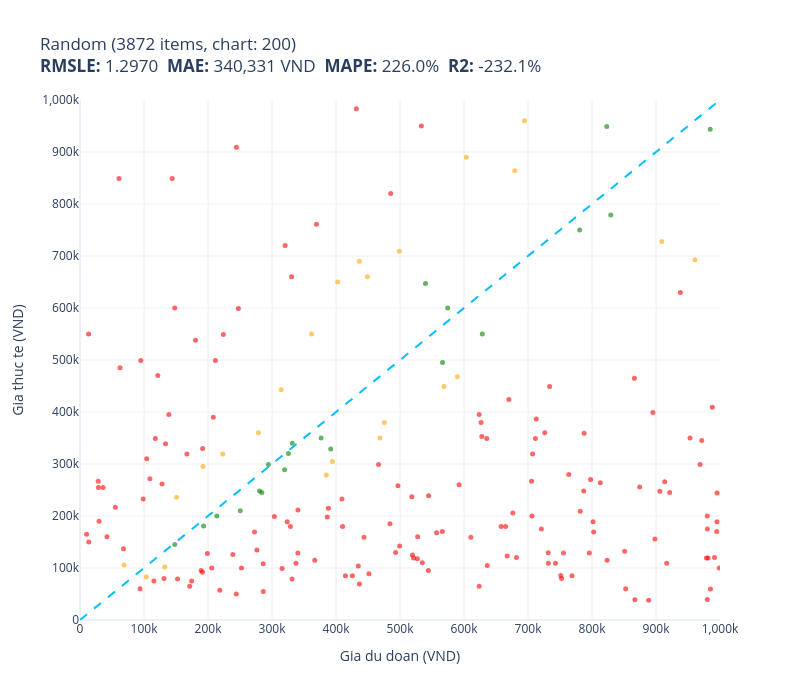
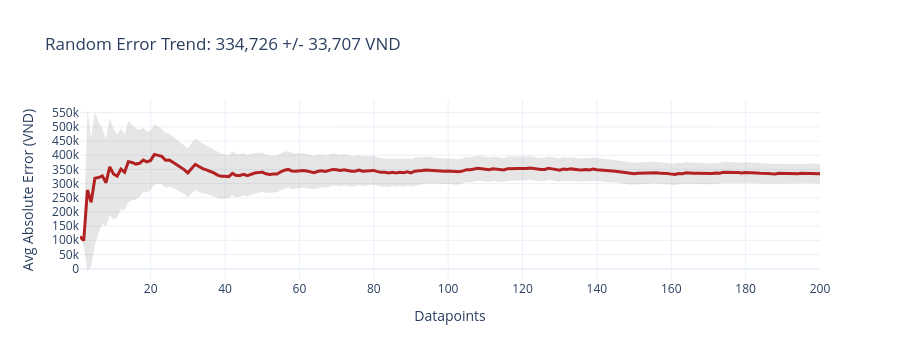
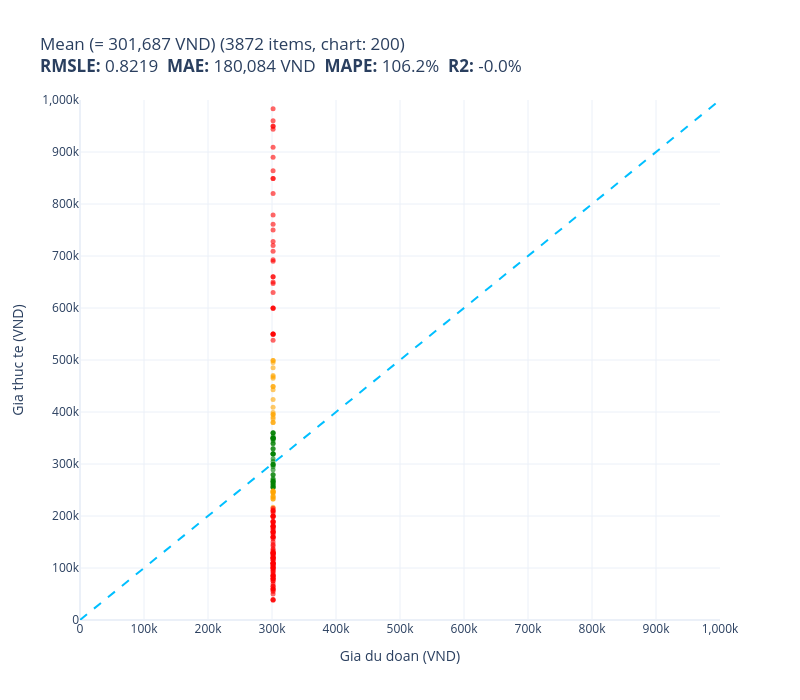
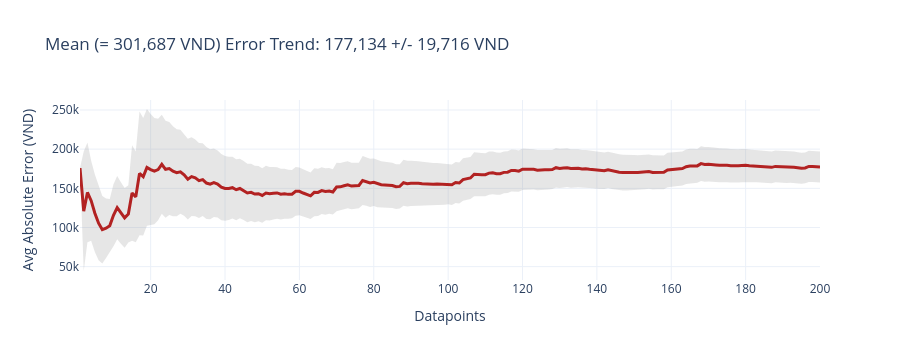

Here is the notebook cell these charts were saved with, in order:
### Markdown cell above
## 5. Tier 1 — Statistical Baselines

Không dùng text, không dùng ML — chỉ dựa vào thống kê phân phối giá train set.

| Model | Dự đoán | RMSLE thực tế | Nhận xét |
|-------|---------|--------------|----------|
| **Random** | Số ngẫu nhiên trong [4,900 – 1,000,000] | **1.2970** | Tệ nhưng không thảm họa — KHÔNG bao giờ predict 0 |
| **Mean** | 301,687 VND | **0.8219** | Cải thiện khi bỏ variance, nhưng MAPE 106% |
| **Median** | 229,000 VND | **0.7736** | Tốt nhất Tier 1 — robust với outlier |

> Chart: 200 điểm mẫu để quan sát. Metrics (RMSLE, MAE, MAPE, R2) tính trên toàn bộ 3,872 test items.

### Code cell
results = {}  # thu thập kết quả tất cả model

# --- Random ---
min_price, max_price = int(train_prices.min()), int(train_prices.max())
rng = np.random.default_rng(SEED)
pred_random = rng.integers(min_price, max_price + 1, size=len(test)).astype(float)
results["Random"] = plot_predictions(
    test_prices, pred_random,
    title="Random",
    names=test_names, plot_size=PLOT_SIZE,
)

# --- Mean ---
pred_mean = np.full(len(test), train_prices.mean())
results["Mean"] = plot_predictions(
    test_prices, pred_mean,
    title=f"Mean (= {train_prices.mean():,.0f} VND)",
    names=test_names, plot_size=PLOT_SIZE,
)

# --- Median ---
pred_median = np.full(len(test), np.median(train_prices))
results["Median"] = plot_predictions(
    test_prices, pred_median,
    title=f"Median (= {np.median(train_prices):,.0f} VND)",
    names=test_names, plot_size=PLOT_SIZE,
)

### Figure 1 — Plotly figure (JSON) as saved in the notebook; plotly's stock layout.template omitted (floating-point values rounded to 4 significant figures; data arrays with more than 128 entries replaced by an {"elided": "..."} marker saying what was removed)
{"data": [{"customdata": [["Combo Tiết Kiệm 5 Chai Xịt Chống Muỗi Và Côn Trùng Cho Trẻ Nhỏ Và Gia Đình Bảo Nhiên Chai 100ml - Chăm Sóc Và Bảo Vệ Làn Da Trẻ Nhỏ\nDu doan: 391,703 VND\nThuc te: 329,000 VND"], ["Balo Laptop Đẹp Đi Học Đi Làm Xbags Modern – Thiết Kế Gọn Nhẹ, Sang Trọng, Đựng Laptop 14 Inch, Nhiều Ngăn Tiện Dụng!\nDu doan: 294,392 VND\nThuc te: 299,000 VND"], ["Túi Canvas Nữ Thời Trang Hàn Quốc, Túi Vải Canvas Đeo Chéo Đơn Giản Siêu Xinh, Túi Tote Đeo Chéo Vải Canvas Đựng Đồ - OTV210 - Ope Store\nDu doan: 250,416 VND\nThuc te: 210,000 VND"], ["Gọng kính plastic hiệu Velocity VL91411 kích thước 50-19-145\nDu doan: 331,695 VND\nThuc te: 340,000 VND"], ["Sạc Tương Thích Cho Laptop MSI GL62M 7RC-201TW GP72 6QE-043JP PE70 6QD WE72 7RJ-1039 120w- Hàng Nhập Khẩu New Seal TEEMO PC X44\nDu doan: 574,508 VND\nThuc te: 600,000 VND"], ["Cặp đa năng laptop thời trang SUB 15\" inch cao cấp Tặng móc khóa nam siêu bền K2\nDu doan: 148,067 VND\nThuc te: 145,041 VND"], ["Bếp gas đôi mặt kính Sogo HOSUN NC-729GJ (HÀNG CHÍNH HÃNG)\nDu doan: 628,588 VND\nThuc te: 550,000 VND"], ["Bàn Phím dùng cho Laptop Asus Zenbook UX360 UX360C UX360U - Hàng Nhập Khẩu New Seal\nDu doan: 984,725 VND\nThuc te: 943,920 VND"], ["Bao da cho Galaxy Z Fold 6 Nillkin Aoge có nhét bút - hàng chính hãng\nDu doan: 325,755 VND\nThuc te: 320,000 VND"], ["Hộp Đựng Xà Phòng, Miếng Rửa Chén & Cây Cọ Rửa Joseph Joseph Duo 80073 Hàng Chính Hãng\nDu doan: 780,691 VND\nThuc te: 750,000 VND"], ["Áo len nam Novelty dai tay cổ tim phối hoa văn 170464I\nDu doan: 566,508 VND\nThuc te: 495,000 VND"], ["Tai nghe đeo cổ Wiwu Flex GB01 cho các thiết bị có bluetooth, làm bằng chất liệu mềm, âm thanh vượt trội - Hàng chính hãng\nDu doan: 376,683 VND\nThuc te: 350,000 VND"], ["Tinh dầu Spring Warm - ScentHomes (Spring Warms - 50ml,100ml,250ml)\nDu doan: 829,387 VND\nThuc te: 779,000 VND"], ["Khăn phủ đàn piano cao cấp chống bụi chống xước sang trọng cho đàn piano cơ và đàn piano điện - Hàng chính hãng\nDu doan: 284,136 VND\nThuc te: 245,000 VND"], ["Ugreen UG30989CR104TK 1M màu đen USB 2.0 ra 9 chân đực DB9 RS 232 - HÀNG CHÍNH HÃNG\nDu doan: 280,456 VND\nThuc te: 248,000 VND"], ["VÍ DA MÀU NÂU ĐEN DÀNH CHO NAM GIỚI - VÍ DA THIẾT KẾ ĐƠN GIẢN ĐỰNG ĐƯỢC TIỀN MẶT VÀ CÁC LOẠI THẺ\nDu doan: 213,839 VND\nThuc te: 200,000 VND"], ["Dầu Xả Tóc Từ Hoa Trà Phục Hồi Tóc Khô Xơ Và Hư Tổn Shikioriori Tsubaki Conditioner (Chai 600 mL)\nDu doan: 193,027 VND\nThuc te: 181,000 VND"], ["Thực phẩm dinh dưỡng y học Ensure Gold hương cà phê 800g/850g\nDu doan: 823,067 VND\nThuc te: 949,000 VND"], ["Sạc Tương Thích Cho Máy Tính Asus 19V – 6.32A 150Wh Đầu Kim Nhỏ (4.5*3.0Mm) – Tốt - Hàng Nhập Khẩu New Seal TEEMO PC TEAC164\nDu doan: 539,813 VND\nThuc te: 647,000 VND"], ["Vali du lịch kéo tay TN 22 inch - Màu Đen\nDu doan: 319,711 VND\nThuc te: 289,000 VND"]], "hovertemplate": "%{customdata[0]}<extra></extra>", "marker": {"color": "green", "opacity": 0.6, "size": 5}, "mode": "markers", "name": "green", "type": "scatter", "x": [391700.0, 294400.0, 250400.0, 331700.0, 574500.0, 148100.0, 628600.0, 984700.0, 325800.0, 780700.0, 566500.0, 376700.0, 829400.0, 284100.0, 280500.0, 213800.0, 193000.0, 823100.0, 539800.0, 319700.0], "y": [329000.0, 299000.0, 210000.0, 340000.0, 600000.0, 145000.0, 550000.0, 943900.0, 320000.0, 750000.0, 495000.0, 350000.0, 779000.0, 245000.0, 248000.0, 200000.0, 181000.0, 949000.0, 647000.0, 289000.0]}, {"customdata": [["Bộ Nookoi Phấn Má Hồng BL02 Sunset Veil 5g + Son Tint T15 Đỏ Rượu Vang 3.8g\nDu doan: 150,895 VND\nThuc te: 236,000 VND"], ["Hộp Đựng Xà Phòng Treo Tường ATMOR DH-725-1VP (HÀNG CHÍNH HÃNG)\nDu doan: 960,781 VND\nThuc te: 693,000 VND"], ["Ví nữ dài cầm tay hoạ tiết lập thể IDIGO FW2-401-00\nDu doan: 278,704 VND\nThuc te: 360,000 VND"], ["Bóp nữ đựng tiền - màu xanh navy - da bò nhập khẩu - handmade DT219\nDu doan: 468,602 VND\nThuc te: 350,000 VND"], ["Dép Sandal Nam Nữ Hot Trend Quai Ngang 21405\nDu doan: 192,203 VND\nThuc te: 295,000 VND"], ["Combo Serum Tia'm Làm Sáng, Phục Hồi Cho Da Dầu Mụn, Nhạy Cảm + Căng Bóng, Trẻ Hoá Da 40mlx2\nDu doan: 909,056 VND\nThuc te: 728,000 VND"], ["Dụng cụ mài dao Joseph Joseph 100488 - Rota Folding Knife Sharpener\nDu doan: 603,511 VND\nThuc te: 890,000 VND"], ["Mũ chống nắng vành mũ có thể co giãn - Home and Garden\nDu doan: 589,566 VND\nThuc te: 468,000 VND"], ["Bàn phím dùng cho Laptop ASUS VivoBook 15 X505BA X505 X505BP X505ZA - Hàng Nhập Khẩu New Seal\nDu doan: 314,335 VND\nThuc te: 443,019 VND"], ["Kem Dưỡng Some By Mi Hỗ Trợ Giảm Mụn 60g\nDu doan: 384,847 VND\nThuc te: 279,000 VND"], ["Thùng 20 chai nước rửa chén hương chanh nước hoa và muối hồng\nDu doan: 679,201 VND\nThuc te: 864,000 VND"], ["Combo 2 Áo Ống Ren Hoa Nữ Khóa Cài Sau\nDu doan: 68,714 VND\nThuc te: 106,000 VND"], ["Sạc dành cho Laptop Charger AC Power Adapter For Dell Precision 3561 7520 5760 90W USB Type C hàng nhập khẩu.\nDu doan: 436,394 VND\nThuc te: 690,000 VND"], ["Loa kèm Mic trợ giảng Shidu mini chuyên nghiệp (bản ko dây) - Hàng nhập khẩu\nDu doan: 448,996 VND\nThuc te: 660,000 VND"], ["Dầu gội hỗ trợ giảm rụng tóc và kích thích mọc tóc Doctor Hair Laura Sunshine 500ml - Nhật Kim Anh\nDu doan: 475,463 VND\nThuc te: 380,000 VND"], ["Sữa Tắm Nước Hoa Nữ Gennie Lôi Cuốn & Khí Chất 450ml\nDu doan: 132,325 VND\nThuc te: 102,000 VND"], ["Vỏ Máy Tính Case Sahara 400 Đen – Hàng Chính Hãng\nDu doan: 402,618 VND\nThuc te: 650,000 VND"], ["Sạc Tương Thích Cho Laptop Lenovo G50 G50-45 G50-70 G50-80 G50-30 - Hàng Nhập Khẩu New Seal TEEMO PC TEAC1087\nDu doan: 394,474 VND\nThuc te: 305,000 VND"], ["Thắt Lưng Nam Da Bò BIGGBEN Cao Cấp TLB27\nDu doan: 222,962 VND\nThuc te: 319,000 VND"], ["Bộ sản phẩm chăm sóc xương khớp: Viên xương khớp GO GLUCOSAMINE 1-A-DAY ; Canxi hữu cơ New Zealand Nutri Seaweed Calcium\nDu doan: 694,599 VND\nThuc te: 960,000 VND"], ["NÓN LƯỠI TRAI CAO CẤP SPIGEN ĐEN - Hàng Chính Hãng\nDu doan: 103,527 VND\nThuc te: 82,500 VND"], ["Sữa bột Nutifood Sweden GrowPLUS+ Colostrum Lactoferrin 2+ 800g\nDu doan: 498,885 VND\nThuc te: 709,000 VND"], ["Sạc Tương Thích Cho Laptop Asus CM5500FDA CT100PA CX1100CNA CX1400CNA CX1500CNA 65w- Hàng Nhập Khẩu New Seal TEEMO PC X20\nDu doan: 361,937 VND\nThuc te: 550,000 VND"], ["HDD Box chuẩn M2 NVME sang Type-C tốc độ 10GBS ORICO - M2PV-C3 – Hàng Chính Hãng\nDu doan: 568,545 VND\nThuc te: 449,000 VND"]], "hovertemplate": "%{customdata[0]}<extra></extra>", "marker": {"color": "orange", "opacity": 0.6, "size": 5}, "mode": "markers", "name": "orange", "type": "scatter", "x": [150900.0, 960800.0, 278700.0, 468600.0, 192200.0, 909100.0, 603500.0, 589600.0, 314300.0, 384800.0, 679200.0, 68710.0, 436400.0, 449000.0, 475500.0, 132300.0, 402600.0, 394500.0, 223000.0, 694600.0, 103500.0, 498900.0, 361900.0, 568500.0], "y": [236000.0, 693000.0, 360000.0, 350000.0, 295000.0, 728000.0, 890000.0, 468000.0, 443000.0, 279000.0, 864000.0, 106000.0, 690000.0, 660000.0, 380000.0, 102000.0, 650000.0, 305000.0, 319000.0, 960000.0, 82500.0, 709000.0, 550000.0, 449000.0]}, {"customdata": {"elided": "156x1 str values"}, "hovertemplate": "%{customdata[0]}<extra></extra>", "marker": {"color": "red", "opacity": 0.6, "size": 5}, "mode": "markers", "name": "red", "type": "scatter", "x": {"elided": "156 float values"}, "y": {"elided": "156 float values"}}, {"hoverinfo": "skip", "line": {"color": "deepskyblue", "dash": "dash", "width": 2}, "mode": "lines", "name": "y=x", "showlegend": false, "type": "scatter", "x": [0, 1000000], "y": [0, 1000000]}], "layout": {"height": 700, "showlegend": false, "title": {"text": "Random (3872 items, chart: 200)<br><b>RMSLE:</b> 1.2970  <b>MAE:</b> 340,331 VND  <b>MAPE:</b> 226.0%  <b>R2:</b> -232.1%"}, "width": 800, "xaxis": {"range": [0, 1000000], "ticktext": ["0", "100k", "200k", "300k", "400k", "500k", "600k", "700k", "800k", "900k", "1,000k"], "tickvals": [0, 100000, 200000, 300000, 400000, 500000, 600000, 700000, 800000, 900000, 1000000], "title": {"text": "Gia du doan (VND)"}}, "yaxis": {"range": [0, 1000000], "ticktext": ["0", "100k", "200k", "300k", "400k", "500k", "600k", "700k", "800k", "900k", "1,000k"], "tickvals": [0, 100000, 200000, 300000, 400000, 500000, 600000, 700000, 800000, 900000, 1000000], "title": {"text": "Gia thuc te (VND)"}}}}

### Figure 2 — Plotly figure (JSON) as saved in the notebook; plotly's stock layout.template omitted (floating-point values rounded to 4 significant figures; data arrays with more than 128 entries replaced by an {"elided": "..."} marker saying what was removed)
{"data": [{"fill": "toself", "fillcolor": "rgba(128,128,128,0.2)", "hoverinfo": "skip", "line": {"color": "rgba(255,255,255,0)"}, "showlegend": false, "type": "scatter", "x": {"elided": "400 int values"}, "y": {"elided": "400 float values"}}, {"line": {"color": "firebrick", "width": 3}, "mode": "lines", "name": "Cumulative Avg Error", "type": "scatter", "x": {"elided": "200 int values"}, "y": {"elided": "200 float values"}}], "layout": {"height": 360, "showlegend": false, "title": {"text": "Random Error Trend: 334,726 +/- 33,707 VND"}, "width": 900, "xaxis": {"title": {"text": "Datapoints"}}, "yaxis": {"ticktext": ["0", "50k", "100k", "150k", "200k", "250k", "300k", "350k", "400k", "450k", "500k", "550k", "600k"], "tickvals": [0, 50000, 100000, 150000, 200000, 250000, 300000, 350000, 400000, 450000, 500000, 550000, 600000], "title": {"text": "Avg Absolute Error (VND)"}}}}

### Figure 3 — Plotly figure (JSON) as saved in the notebook; plotly's stock layout.template omitted (floating-point values rounded to 4 significant figures; data arrays with more than 128 entries replaced by an {"elided": "..."} marker saying what was removed)
{"data": [{"customdata": [["Áo thun nam có cổ Nhật Tuấn\nDu doan: 301,687 VND\nThuc te: 260,000 VND"], ["[LIMITED EDITION] TRÀ AHMAD ANH QUỐC - BỘ SƯU TẬP 4 VỊ TRÀ (80g) - WINTER\nDu doan: 301,687 VND\nThuc te: 349,000 VND"], ["Tã dán Amico nội địa Nhật size L44+6\nDu doan: 301,687 VND\nThuc te: 345,000 VND"], ["Tẩu sạc CHOETECH TC0014 nhanh 60W dùng trên ô tô (hàng chính hãng)\nDu doan: 301,687 VND\nThuc te: 339,000 VND"], ["Combo Tiết Kiệm 5 Chai Xịt Chống Muỗi Và Côn Trùng Cho Trẻ Nhỏ Và Gia Đình Bảo Nhiên Chai 100ml - Chăm Sóc Và Bảo Vệ Làn Da Trẻ Nhỏ\nDu doan: 301,687 VND\nThuc te: 329,000 VND"], ["Ví nữ dài cầm tay hoạ tiết lập thể IDIGO FW2-401-00\nDu doan: 301,687 VND\nThuc te: 360,000 VND"], ["Balo Laptop Đẹp Đi Học Đi Làm Xbags Modern – Thiết Kế Gọn Nhẹ, Sang Trọng, Đựng Laptop 14 Inch, Nhiều Ngăn Tiện Dụng!\nDu doan: 301,687 VND\nThuc te: 299,000 VND"], ["Bóp nữ đựng tiền - màu xanh navy - da bò nhập khẩu - handmade DT219\nDu doan: 301,687 VND\nThuc te: 350,000 VND"], ["CỦ LOA BASS RỜI 30 HÀNG CHÍNH HÃNG HẢI TRIỀU COIL 51 TỪ 140 SƯỜN SẮT  (GIÁ 1 CÁI)\nDu doan: 301,687 VND\nThuc te: 310,000 VND"], ["Combo Balo nam nữ đi học hình Luffy phát sáng + Túi đeo chéo hình Boymusic ( Tặng cáp sạc USB+ Khóa chống trộm)\nDu doan: 301,687 VND\nThuc te: 299,000 VND"], ["Gọng kính plastic hiệu Velocity VL91411 kích thước 50-19-145\nDu doan: 301,687 VND\nThuc te: 340,000 VND"], ["Đèn Wifi TP-Link Tapo Smart Wifi Daylight and Dimmabie L520E - Hàng chính hãng\nDu doan: 301,687 VND\nThuc te: 270,000 VND"], ["Dép Sandal Nam Nữ Hot Trend Quai Ngang 21405\nDu doan: 301,687 VND\nThuc te: 295,000 VND"], ["Bàn Phím dùng cho laptop Dell Latitude 13 3379 7368 Vostro 14 5468 5471 - Hàng Nhập Khẩu New Seal\nDu doan: 301,687 VND\nThuc te: 263,718 VND"], ["Bàn Phím Tương Thích Cho Laptop Asus X401 X401U X401A X401E X450Ca X401E - Hàng Nhập Khẩu New Seal TEEMO PC KEY1019\nDu doan: 301,687 VND\nThuc te: 267,000 VND"], ["Giày Sandal Nam The Bily Quai Chéo - Đế Trắng Lót Đen Màu Xám Thổ Cẩm BLDTMD01\nDu doan: 301,687 VND\nThuc te: 319,000 VND"], ["Sạc dành cho Laptop ASUS VivoBook 15 X505BA X505 X505BP X505ZA 65w hàng nhập khẩu.\nDu doan: 301,687 VND\nThuc te: 255,000 VND"], ["Trò chơi trí tuệ Animal Match giúp trẻ phát triển kỹ năng quan sát và khả năng ghi nhớ\nDu doan: 301,687 VND\nThuc te: 319,000 VND"], ["Ốp case dành cho macbook kèm tấm phủ bàn phím siêu đẹp - Hàng chính hãng\nDu doan: 301,687 VND\nThuc te: 267,000 VND"], ["Đồ Chơi Thú Nhồi Bông Bí Ẩn Series 3 - BLOX FRUITS CP3360 (Sản Phẩm Bên Trong Là Ngẫu Nhiên)\nDu doan: 301,687 VND\nThuc te: 359,000 VND"], ["Giày cao gót bít mũi cao 3 cm, gót nhập xinh MT104\nDu doan: 301,687 VND\nThuc te: 280,000 VND"], ["Bao da cho Galaxy Z Fold 6 Nillkin Aoge có nhét bút - hàng chính hãng\nDu doan: 301,687 VND\nThuc te: 320,000 VND"], ["Cà Phê Sữa PLUS Hòa Tan 3IN1 KING COFFEE – Túi 50 gói x 20g\nDu doan: 301,687 VND\nThuc te: 261,500 VND"], ["Kem Dưỡng Some By Mi Hỗ Trợ Giảm Mụn 60g\nDu doan: 301,687 VND\nThuc te: 279,000 VND"], ["Balo Nam KOJIBA Phát Sáng Có Sạc USB, Khóa Chống Chộm, Chống Nước Balo Đi Học Cao Cấp\nDu doan: 301,687 VND\nThuc te: 350,000 VND"], ["Bếp Gas Đơn Mặt Inox WINDO - 118 ĐG | Bếp gas đơn để bàn điếu gang tiết kiệm gas- Hàng chính hãng\nDu doan: 301,687 VND\nThuc te: 349,000 VND"], ["Mẫu mới nhất - Tã dán Caryn XL20 Siêu thấm Đệm thấm xanh bảo vệ vùng xương cụt - Tã dán người già, người lớn tuổi Caryn\nDu doan: 301,687 VND\nThuc te: 254,900 VND"], ["Tai nghe đeo cổ Wiwu Flex GB01 cho các thiết bị có bluetooth, làm bằng chất liệu mềm, âm thanh vượt trội - Hàng chính hãng\nDu doan: 301,687 VND\nThuc te: 350,000 VND"], ["Son Bóng 3CE Dưỡng Ẩm 31 Lavender Cream - Hoa Hồng Tím 5g\nDu doan: 301,687 VND\nThuc te: 256,000 VND"], ["Thực Phẩm Bảo Vệ Sức Khỏe Alcofree\nDu doan: 301,687 VND\nThuc te: 349,000 VND"], ["Sạc Tương Thích Cho Laptop Lenovo G50 G50-45 G50-70 G50-80 G50-30 - Hàng Nhập Khẩu New Seal TEEMO PC TEAC1087\nDu doan: 301,687 VND\nThuc te: 305,000 VND"], ["Thắt Lưng Nam Da Bò BIGGBEN Cao Cấp TLB27\nDu doan: 301,687 VND\nThuc te: 319,000 VND"], ["Liễn Treo Thần Tài - Trang Trí Tết - VN02\nDu doan: 301,687 VND\nThuc te: 299,000 VND"], ["Vali du lịch kéo tay TN 22 inch - Màu Đen\nDu doan: 301,687 VND\nThuc te: 289,000 VND"], ["Combo Chai xịt vệ sinh kính 300ml Rocket nội địa Nhật Bản\nDu doan: 301,687 VND\nThuc te: 266,000 VND"], ["Giày đế xuồng Cillie da thật hở mũi cao 5cm 1192\nDu doan: 301,687 VND\nThuc te: 360,000 VND"], ["Giày cao gót đính nơ sang trong 10cm ( có bảo hành , free shipping)\nDu doan: 301,687 VND\nThuc te: 330,000 VND"], ["[HSD 12/2026] Thực Phẩm Bảo Vệ Sức Khỏe Nucos White\nDu doan: 301,687 VND\nThuc te: 353,000 VND"], ["Freeship - NÓN LƯỠI TRAI SNAPBACK CÁNH ĐẠI BÀNG VÀNG KIM PHỐI LƯỚI THỜI TRANG NAM NỮ CHẤT LƯỢNG CAO CẤP\nDu doan: 301,687 VND\nThuc te: 258,000 VND"], ["Nước dưỡng tóc tinh dầu bưởi Cocoon 310ml\nDu doan: 301,687 VND\nThuc te: 271,500 VND"]], "hovertemplate": "%{customdata[0]}<extra></extra>", "marker": {"color": "green", "opacity": 0.6, "size": 5}, "mode": "markers", "name": "green", "type": "scatter", "x": [301700.0, 301700.0, 301700.0, 301700.0, 301700.0, 301700.0, 301700.0, 301700.0, 301700.0, 301700.0, 301700.0, 301700.0, 301700.0, 301700.0, 301700.0, 301700.0, 301700.0, 301700.0, 301700.0, 301700.0, 301700.0, 301700.0, 301700.0, 301700.0, 301700.0, 301700.0, 301700.0, 301700.0, 301700.0, 301700.0, 301700.0, 301700.0, 301700.0, 301700.0, 301700.0, 301700.0, 301700.0, 301700.0, 301700.0, 301700.0], "y": [260000.0, 349000.0, 345000.0, 339000.0, 329000.0, 360000.0, 299000.0, 350000.0, 310000.0, 299000.0, 340000.0, 270000.0, 295000.0, 263700.0, 267000.0, 319000.0, 255000.0, 319000.0, 267000.0, 359000.0, 280000.0, 320000.0, 261500.0, 279000.0, 350000.0, 349000.0, 254900.0, 350000.0, 256000.0, 349000.0, 305000.0, 319000.0, 299000.0, 289000.0, 266000.0, 360000.0, 330000.0, 353000.0, 258000.0, 271500.0]}, {"customdata": [["Bộ Nookoi Phấn Má Hồng BL02 Sunset Veil 5g + Son Tint T15 Đỏ Rượu Vang 3.8g\nDu doan: 301,687 VND\nThuc te: 236,000 VND"], ["Nước giặt quần áo em bé D-nee Lovely Sky can 3L\nDu doan: 301,687 VND\nThuc te: 247,500 VND"], ["Máy hút bụi mini không dây cầm tay nhỏ nhắn tiện dụng Deli - Lực hút ổn đinh - Phù hợp vệ sinh bàn phím, laptop, góc học tập, nhà bếp, ô tô - Trắng / Xanh dương - Hàng chính hãng -18883\nDu doan: 301,687 VND\nThuc te: 237,000 VND"], ["Wekki Đồ Chơi Lắp Ráp Tiệm Đá Bào Wk506041 60018174\nDu doan: 301,687 VND\nThuc te: 499,000 VND"], ["Đồ Chơi DUKA: Nông Trại Vui Vẻ - DK81315\nDu doan: 301,687 VND\nThuc te: 386,310 VND"], ["Pin Tương Thích Cho Laptop Dell Vostro 2420 - Hàng Nhập Khẩu New Seal TEEMO PC TEBAT1543\nDu doan: 301,687 VND\nThuc te: 449,000 VND"], ["Combo Khớp linh hoạt (1 hộp Trà tía tô túi lọc 40g, 1 hộp Bôt tía tô 72g, 1 hộp Bột lá mơ 60g)\nDu doan: 301,687 VND\nThuc te: 465,000 VND"], ["PIN DỰ PHÒNG AUKEY 10.000MAH PD 18W PB-N83S - HÀNG CHÍNH HÃNG\nDu doan: 301,687 VND\nThuc te: 395,000 VND"], ["Hộp đựng đồ ăn dặm an toàn - Set 4 hộp kín Angel food UINLUI\nDu doan: 301,687 VND\nThuc te: 470,000 VND"], ["Sạc Tương Thích Cho Laptop Sony Pcg-71811W | Adapter Vaio Pcg-71811W - Hàng Nhập Khẩu New Seal TEEMO PC TEAC1301\nDu doan: 301,687 VND\nThuc te: 244,000 VND"], ["Cặp da nam công sở CCS6 - Cặp đựng catalogue, laptop, máy tính bảng\nDu doan: 301,687 VND\nThuc te: 399,000 VND"], ["Sạc Laptop dùng cho Máy Tinh HP - Kèm Dây Nguồn - Elietbook G51 - Hàng Nhập Khẩu New Seal\nDu doan: 301,687 VND\nThuc te: 232,771 VND"], ["Giày lười vải nam thoáng khí cho bố - Giày thể thao nam trung niên cao cấp RICKYMEN M8B\nDu doan: 301,687 VND\nThuc te: 245,000 VND"], ["Mũ chống nắng vành mũ có thể co giãn - Home and Garden\nDu doan: 301,687 VND\nThuc te: 468,000 VND"], ["Bàn phím dùng cho Laptop ASUS VivoBook 15 X505BA X505 X505BP X505ZA - Hàng Nhập Khẩu New Seal\nDu doan: 301,687 VND\nThuc te: 443,019 VND"], ["Vali du lịch Vali kéo cao cấp chính hãng Size 24inch  KS-218 - Bạc\nDu doan: 301,687 VND\nThuc te: 409,000 VND"], ["Bình sữa cổ rộng 150ml và 270ml nhựa pp options Plus phiên bản 2019\nDu doan: 301,687 VND\nThuc te: 424,000 VND"], ["Combo Finish Eco 0% : Viên rửa bát Eco 70 viên + Bóng Eco 400ml + Muối 1,5kg\nDu doan: 301,687 VND\nThuc te: 485,000 VND"], ["Xịt Chống Nắng Body Bơ Nghệ COCAYHOALA SPF 50+ 70ml\nDu doan: 301,687 VND\nThuc te: 216,800 VND"], ["Dầu gội hỗ trợ giảm rụng tóc và kích thích mọc tóc Doctor Hair Laura Sunshine 500ml - Nhật Kim Anh\nDu doan: 301,687 VND\nThuc te: 380,000 VND"], ["Áo khoác jean phối nón sọc caro Mã: NK1512 - XANH NHẠT\nDu doan: 301,687 VND\nThuc te: 499,000 VND"], ["Áo len nam Novelty dai tay cổ tim phối hoa văn 170464I\nDu doan: 301,687 VND\nThuc te: 495,000 VND"], ["Khăn phủ đàn piano cao cấp chống bụi chống xước sang trọng cho đàn piano cơ và đàn piano điện - Hàng chính hãng\nDu doan: 301,687 VND\nThuc te: 245,000 VND"], ["Sạc cho Laptop Hp ProBook 4420s 4440s 4411s 4421s 4520s 4525s - Hàng Nhập Khẩu New Seal\nDu doan: 301,687 VND\nThuc te: 232,875 VND"], ["Ugreen UG30989CR104TK 1M màu đen USB 2.0 ra 9 chân đực DB9 RS 232 - HÀNG CHÍNH HÃNG\nDu doan: 301,687 VND\nThuc te: 248,000 VND"], ["Áo khoác len phong cách hàn quốc AK898.2\nDu doan: 301,687 VND\nThuc te: 395,000 VND"], ["Phấn Phủ Australis Kiềm Dầu 2in1 #Nude 12g\nDu doan: 301,687 VND\nThuc te: 239,000 VND"], ["Bộ sản phẩm làm sạch sâu nước tẩy trang & sữa rửa mặt dược liệu Thanh Mộc Hương chính hãng\nDu doan: 301,687 VND\nThuc te: 390,000 VND"], ["Ví da Basic nam nữ gọn nhẹ tiện dụng\nDu doan: 301,687 VND\nThuc te: 380,000 VND"], ["Dép Xỏ Ngón Nữ Đế Bệt HÀ NAM Da Bò Cao Cấp 2,5cm DNU2067\nDu doan: 301,687 VND\nThuc te: 248,000 VND"], ["HDD Box chuẩn M2 NVME sang Type-C tốc độ 10GBS ORICO - M2PV-C3 – Hàng Chính Hãng\nDu doan: 301,687 VND\nThuc te: 449,000 VND"]], "hovertemplate": "%{customdata[0]}<extra></extra>", "marker": {"color": "orange", "opacity": 0.6, "size": 5}, "mode": "markers", "name": "orange", "type": "scatter", "x": [301700.0, 301700.0, 301700.0, 301700.0, 301700.0, 301700.0, 301700.0, 301700.0, 301700.0, 301700.0, 301700.0, 301700.0, 301700.0, 301700.0, 301700.0, 301700.0, 301700.0, 301700.0, 301700.0, 301700.0, 301700.0, 301700.0, 301700.0, 301700.0, 301700.0, 301700.0, 301700.0, 301700.0, 301700.0, 301700.0, 301700.0], "y": [236000.0, 247500.0, 237000.0, 499000.0, 386300.0, 449000.0, 465000.0, 395000.0, 470000.0, 244000.0, 399000.0, 232800.0, 245000.0, 468000.0, 443000.0, 409000.0, 424000.0, 485000.0, 216800.0, 380000.0, 499000.0, 495000.0, 245000.0, 232900.0, 248000.0, 395000.0, 239000.0, 390000.0, 380000.0, 248000.0, 449000.0]}, {"customdata": {"elided": "129x1 str values"}, "hovertemplate": "%{customdata[0]}<extra></extra>", "marker": {"color": "red", "opacity": 0.6, "size": 5}, "mode": "markers", "name": "red", "type": "scatter", "x": {"elided": "129 float values"}, "y": {"elided": "129 float values"}}, {"hoverinfo": "skip", "line": {"color": "deepskyblue", "dash": "dash", "width": 2}, "mode": "lines", "name": "y=x", "showlegend": false, "type": "scatter", "x": [0, 1000000], "y": [0, 1000000]}], "layout": {"height": 700, "showlegend": false, "title": {"text": "Mean (= 301,687 VND) (3872 items, chart: 200)<br><b>RMSLE:</b> 0.8219  <b>MAE:</b> 180,084 VND  <b>MAPE:</b> 106.2%  <b>R2:</b> -0.0%"}, "width": 800, "xaxis": {"range": [0, 1000000], "ticktext": ["0", "100k", "200k", "300k", "400k", "500k", "600k", "700k", "800k", "900k", "1,000k"], "tickvals": [0, 100000, 200000, 300000, 400000, 500000, 600000, 700000, 800000, 900000, 1000000], "title": {"text": "Gia du doan (VND)"}}, "yaxis": {"range": [0, 1000000], "ticktext": ["0", "100k", "200k", "300k", "400k", "500k", "600k", "700k", "800k", "900k", "1,000k"], "tickvals": [0, 100000, 200000, 300000, 400000, 500000, 600000, 700000, 800000, 900000, 1000000], "title": {"text": "Gia thuc te (VND)"}}}}

### Figure 4 — Plotly figure (JSON) as saved in the notebook; plotly's stock layout.template omitted (floating-point values rounded to 4 significant figures; data arrays with more than 128 entries replaced by an {"elided": "..."} marker saying what was removed)
{"data": [{"fill": "toself", "fillcolor": "rgba(128,128,128,0.2)", "hoverinfo": "skip", "line": {"color": "rgba(255,255,255,0)"}, "showlegend": false, "type": "scatter", "x": {"elided": "400 int values"}, "y": {"elided": "400 float values"}}, {"line": {"color": "firebrick", "width": 3}, "mode": "lines", "name": "Cumulative Avg Error", "type": "scatter", "x": {"elided": "200 int values"}, "y": {"elided": "200 float values"}}], "layout": {"height": 360, "showlegend": false, "title": {"text": "Mean (= 301,687 VND) Error Trend: 177,134 +/- 19,716 VND"}, "width": 900, "xaxis": {"title": {"text": "Datapoints"}}, "yaxis": {"ticktext": ["0", "50k", "100k", "150k", "200k", "250k", "300k"], "tickvals": [0, 50000, 100000, 150000, 200000, 250000, 300000], "title": {"text": "Avg Absolute Error (VND)"}}}}
